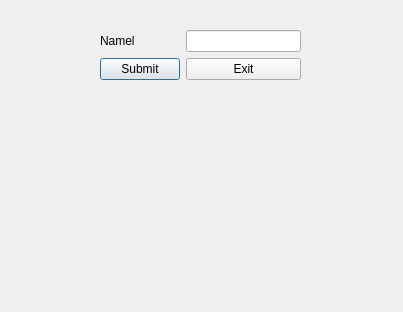
<?xml version="1.0" encoding="UTF-8"?>
<ui version="4.0">
 <class>VolunteerDialog</class>
 <widget class="QDialog" name="VolunteerDialog">
  <property name="geometry">
   <rect>
    <x>0</x>
    <y>0</y>
    <width>403</width>
    <height>312</height>
   </rect>
  </property>
  <property name="windowTitle">
   <string>Dialog</string>
  </property>
  <widget class="QWidget" name="formLayoutWidget">
   <property name="geometry">
    <rect>
     <x>100</x>
     <y>30</y>
     <width>201</width>
     <height>171</height>
    </rect>
   </property>
   <layout class="QFormLayout" name="formLayout">
    <item row="0" column="0">
     <widget class="QLabel" name="label">
      <property name="text">
       <string>Namel</string>
      </property>
     </widget>
    </item>
    <item row="0" column="1">
     <widget class="QLineEdit" name="nameTextBox"/>
    </item>
    <item row="1" column="0">
     <widget class="QPushButton" name="submitButton">
      <property name="text">
       <string>Submit</string>
      </property>
     </widget>
    </item>
    <item row="1" column="1">
     <widget class="QPushButton" name="cancelButton_2">
      <property name="text">
       <string>Exit</string>
      </property>
     </widget>
    </item>
   </layout>
  </widget>
 </widget>
 <resources/>
 <connections/>
</ui>
